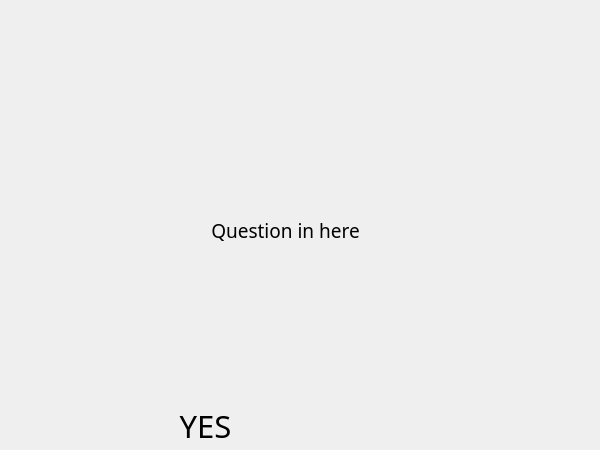
<?xml version="1.0" encoding="UTF-8"?>
<ui version="4.0">
 <class>Form</class>
 <widget class="QWidget" name="Form">
  <property name="geometry">
   <rect>
    <x>0</x>
    <y>0</y>
    <width>600</width>
    <height>450</height>
   </rect>
  </property>
  <property name="windowTitle">
   <string>Form</string>
  </property>
  <property name="styleSheet">
   <string notr="true">#Form{
background-image: url(:/Resources/background.png);
}</string>
  </property>
  <widget class="QLabel" name="window_2">
   <property name="geometry">
    <rect>
     <x>70</x>
     <y>150</y>
     <width>431</width>
     <height>161</height>
    </rect>
   </property>
   <property name="font">
    <font>
     <family>KenVector Future</family>
     <pointsize>14</pointsize>
     <underline>false</underline>
     <strikeout>false</strikeout>
    </font>
   </property>
   <property name="text">
    <string>Question in here</string>
   </property>
   <property name="alignment">
    <set>Qt::AlignCenter</set>
   </property>
  </widget>
  <widget class="QPushButton" name="anotherButt">
   <property name="geometry">
    <rect>
     <x>10</x>
     <y>390</y>
     <width>391</width>
     <height>71</height>
    </rect>
   </property>
   <property name="font">
    <font>
     <family>KenVector Future</family>
     <pointsize>23</pointsize>
    </font>
   </property>
   <property name="styleSheet">
    <string notr="true">#anotherButt {
background-image: url(:Resources/anotherAcc.png);
border: none;
text-align: center;
}
</string>
   </property>
   <property name="text">
    <string>YES</string>
   </property>
  </widget>
  <widget class="QPushButton" name="cancelButt">
   <property name="geometry">
    <rect>
     <x>390</x>
     <y>370</y>
     <width>215</width>
     <height>79</height>
    </rect>
   </property>
   <property name="styleSheet">
    <string notr="true">#cancelButt {
background-image: url(:Resources/cancel.png);
border: none;
}
#cancelButt:pressed
{
   background-image: url(:Resources/cancelP.png);
  border: none;
}</string>
   </property>
   <property name="text">
    <string/>
   </property>
   <property name="iconSize">
    <size>
     <width>219</width>
     <height>79</height>
    </size>
   </property>
  </widget>
 </widget>
 <resources/>
 <connections/>
</ui>
